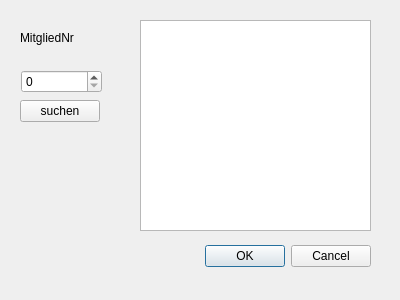
<?xml version="1.0" encoding="UTF-8"?>
<ui version="4.0">
 <class>DialogListMemberPatch</class>
 <widget class="QDialog" name="DialogListMemberPatch">
  <property name="geometry">
   <rect>
    <x>0</x>
    <y>0</y>
    <width>400</width>
    <height>300</height>
   </rect>
  </property>
  <property name="windowTitle">
   <string>Dialog</string>
  </property>
  <widget class="QDialogButtonBox" name="buttonBox">
   <property name="geometry">
    <rect>
     <x>30</x>
     <y>240</y>
     <width>341</width>
     <height>32</height>
    </rect>
   </property>
   <property name="orientation">
    <enum>Qt::Orientation::Horizontal</enum>
   </property>
   <property name="standardButtons">
    <set>QDialogButtonBox::StandardButton::Cancel|QDialogButtonBox::StandardButton::Ok</set>
   </property>
  </widget>
  <widget class="QSpinBox" name="edtMemberNr">
   <property name="geometry">
    <rect>
     <x>21</x>
     <y>70</y>
     <width>81</width>
     <height>23</height>
    </rect>
   </property>
  </widget>
  <widget class="QLabel" name="label">
   <property name="geometry">
    <rect>
     <x>20</x>
     <y>30</y>
     <width>71</width>
     <height>16</height>
    </rect>
   </property>
   <property name="text">
    <string>MitgliedNr</string>
   </property>
  </widget>
  <widget class="QPlainTextEdit" name="edtPatchList">
   <property name="geometry">
    <rect>
     <x>140</x>
     <y>20</y>
     <width>231</width>
     <height>211</height>
    </rect>
   </property>
   <property name="readOnly">
    <bool>true</bool>
   </property>
  </widget>
  <widget class="QPushButton" name="btnFindMemberPatches">
   <property name="geometry">
    <rect>
     <x>20</x>
     <y>100</y>
     <width>80</width>
     <height>22</height>
    </rect>
   </property>
   <property name="text">
    <string>suchen</string>
   </property>
  </widget>
 </widget>
 <resources/>
 <connections>
  <connection>
   <sender>buttonBox</sender>
   <signal>accepted()</signal>
   <receiver>DialogListMemberPatch</receiver>
   <slot>accept()</slot>
   <hints>
    <hint type="sourcelabel">
     <x>248</x>
     <y>254</y>
    </hint>
    <hint type="destinationlabel">
     <x>157</x>
     <y>274</y>
    </hint>
   </hints>
  </connection>
  <connection>
   <sender>buttonBox</sender>
   <signal>rejected()</signal>
   <receiver>DialogListMemberPatch</receiver>
   <slot>reject()</slot>
   <hints>
    <hint type="sourcelabel">
     <x>316</x>
     <y>260</y>
    </hint>
    <hint type="destinationlabel">
     <x>286</x>
     <y>274</y>
    </hint>
   </hints>
  </connection>
 </connections>
</ui>
